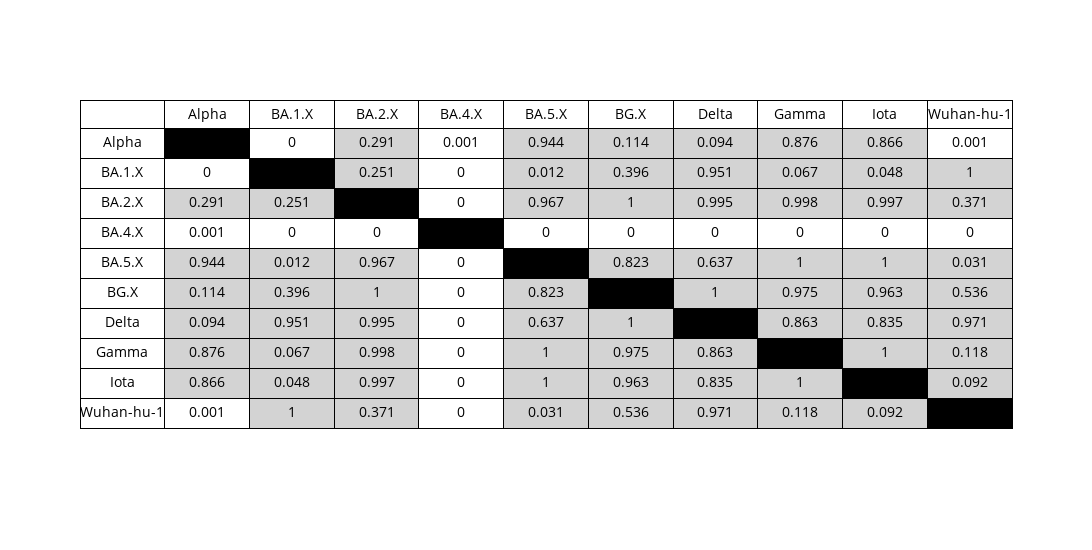

Write notebook code for a chart like this one.
### Code cell
# anova for the above content
from sample_info import get_stats
p_table = p_value_table(get_stats(df,batch_col="lineages",value_col="O/E",p_min=0.01))
p_table

### Figure 1 — Plotly figure (JSON) as saved in the notebook; plotly's stock layout.template omitted (floating-point values rounded to 4 significant figures)
{"data": [{"cells": {"align": "center", "fill": {"color": [["white", "white", "white", "white", "white", "white", "white", "white", "white", "white"], ["black", "white", "lightgrey", "white", "lightgrey", "lightgrey", "lightgrey", "lightgrey", "lightgrey", "white"], ["white", "black", "lightgrey", "white", "lightgrey", "lightgrey", "lightgrey", "lightgrey", "lightgrey", "lightgrey"], ["lightgrey", "lightgrey", "black", "white", "lightgrey", "lightgrey", "lightgrey", "lightgrey", "lightgrey", "lightgrey"], ["white", "white", "white", "black", "white", "white", "white", "white", "white", "white"], ["lightgrey", "lightgrey", "lightgrey", "white", "black", "lightgrey", "lightgrey", "lightgrey", "lightgrey", "lightgrey"], ["lightgrey", "lightgrey", "lightgrey", "white", "lightgrey", "black", "lightgrey", "lightgrey", "lightgrey", "lightgrey"], ["lightgrey", "lightgrey", "lightgrey", "white", "lightgrey", "lightgrey", "black", "lightgrey", "lightgrey", "lightgrey"], ["lightgrey", "lightgrey", "lightgrey", "white", "lightgrey", "lightgrey", "lightgrey", "black", "lightgrey", "lightgrey"], ["lightgrey", "lightgrey", "lightgrey", "white", "lightgrey", "lightgrey", "lightgrey", "lightgrey", "black", "lightgrey"], ["white", "lightgrey", "lightgrey", "white", "lightgrey", "lightgrey", "lightgrey", "lightgrey", "lightgrey", "black"]]}, "font": {"color": "black", "size": 14}, "height": 30, "line": {"color": "black"}, "values": [["Alpha", "BA.1.X", "BA.2.X", "BA.4.X", "BA.5.X", "BG.X", "Delta", "Gamma", "Iota", "Wuhan-hu-1"], [null, 0, 0.291, 0.001, 0.944, 0.114, 0.094, 0.876, 0.866, 0.001], [0, null, 0.251, 0, 0.012, 0.396, 0.951, 0.067, 0.048, 1], [0.291, 0.251, null, 0, 0.967, 1, 0.995, 0.998, 0.997, 0.371], [0.001, 0, 0, null, 0, 0, 0, 0, 0, 0], [0.944, 0.012, 0.967, 0, null, 0.823, 0.637, 1, 1, 0.031], [0.114, 0.396, 1, 0, 0.823, null, 1, 0.975, 0.963, 0.536], [0.094, 0.951, 0.995, 0, 0.637, 1, null, 0.863, 0.835, 0.971], [0.876, 0.067, 0.998, 0, 1, 0.975, 0.863, null, 1, 0.118], [0.866, 0.048, 0.997, 0, 1, 0.963, 0.835, 1, null, 0.092], [0.001, 1, 0.371, 0, 0.031, 0.536, 0.971, 0.118, 0.092, null]]}, "header": {"align": "center", "fill": {"color": "white"}, "font": {"color": "black", "size": 14}, "line": {"color": "black"}, "values": ["", "Alpha", "BA.1.X", "BA.2.X", "BA.4.X", "BA.5.X", "BG.X", "Delta", "Gamma", "Iota", "Wuhan-hu-1"]}, "type": "table"}], "layout": {"height": 550, "width": 1200}}
